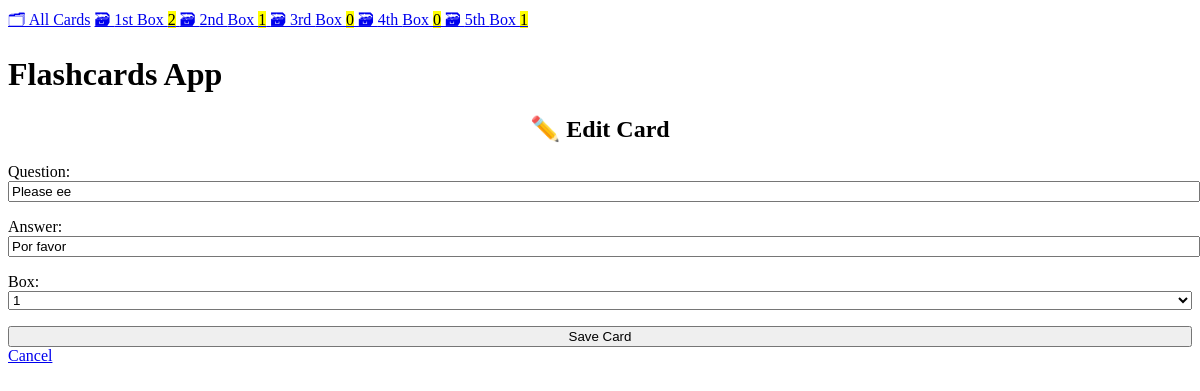
Page /edit/2 on the committed database.
### cards/models.py (models this page shows, shortened)
class Card(models.Model):
    question = models.CharField(max_length=100)
    answer = models.CharField(max_length=100)
    box = models.IntegerField(
        choices=zip(BOXES, BOXES),
        default=BOXES[0],
    )
    date_created = models.DateTimeField(auto_now_add=True)

### cards/views.py (the view)
class CardUpdateView(UpdateView):
    model = Card
    fields = ["question", "answer", "box"]
    success_url = reverse_lazy("home")
    template_name = "cards/card_form.html"

### cards/templatetags/cards_tags.py (called while the page is built)
@register.inclusion_tag("cards/box_links.html")
def boxes_as_links():
    boxes = []
    for box_num in BOXES:
        card_count = Card.objects.filter(box=box_num).count()
        boxes.append({
            "number": box_num,
            "card_count": card_count,
        })
    return {"boxes": boxes}

### cards/templates/cards/card_form.html (shortened to what this page needs)
{% extends "cards/base.html" %}
{% block content %}
    {% if card %}
        <h2>✏️ Edit Card</h2>
    {% else %}
        <h2>✨ Create New Card</h2>
    {% endif %}
    <form method="post">
        {{ form.as_p }}
        <input type="submit" value="Save Card">
    </form>
    <a href="{% url 'home' %}">
        Cancel
    </a>
{% endblock %}

### cards/templates/cards/base.html (style rules this page uses)
:root { --accent: #6e48ad; --accent-bg: white; --bg: #fff; --text: #212121; --text-light: #585858; --border: #d8dae1; --code: #d81b60; --preformatted: #444; }
h2 { text-align: center; }
h2, h4 { margin-top: 0; }
input, select, textarea { width: 100%; }

### rows in the picture
Card: question "Please ee", answer "Por favor", box "1"

### other values in the picture
{{ box.number | ordinal }} "1st" "2nd" "3rd" "4th" "5th"
{{ box.card_count }} "2" "1" "0" "0" "1"
